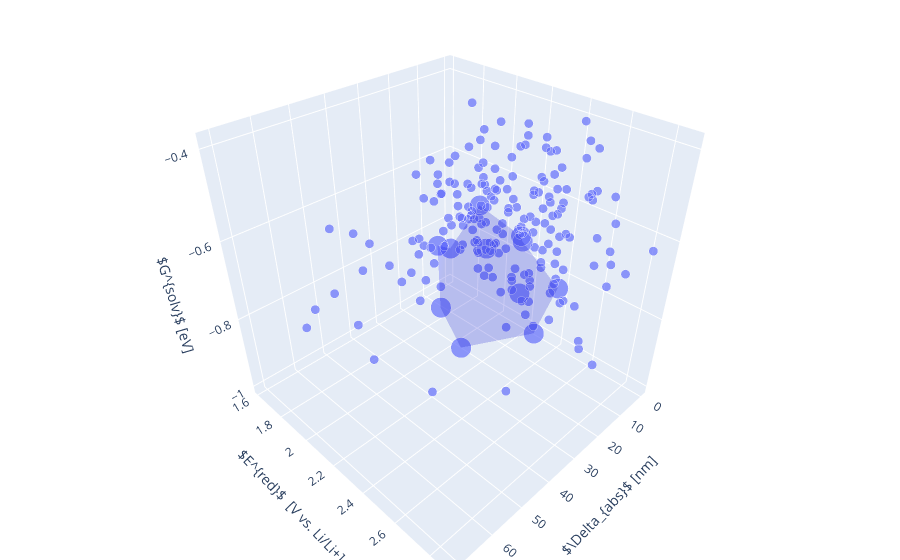

Here is the notebook cell this chart was saved with:
### Code cell
fig = px.scatter_3d(df_ws, x='abs_lam_diff', y='ered', z='gsol', size='size')

pareto_points = df_ws[df_ws['type']=='front']

fig.add_trace(go.Mesh3d(x=pareto_points['abs_lam_diff'].values,
                   y=pareto_points['ered'].values,
                   z=pareto_points['gsol'].values,
                   opacity=0.2,
                   color='blue'
                  ))

fig.update_layout(margin=dict(l=0, r=0, b=0, t=0))

fig.update_scenes(xaxis_title_text=r'$\Delta_{abs}$ [nm]',  
                  yaxis_title_text=r'$E^{red}$  [V vs. Li/Li+]',  
                  zaxis_title_text=r'$G^{solv}$ [eV]',
                  )

# axes[0].set_ylabel(r'$\Delta_{`abs}$ [nm]', fontsize=12)
# axes[1].set_ylabel(r'$E^{red}$  [V vs. Li/Li+]', fontsize=12)
# axes[2].set_ylabel(r'$G^{solv}$ [eV]', fontsize=12)

#fig.write_image("chimera_redoxmers_run.png")
fig.show()

### Figure 1 — Plotly figure (JSON) as saved in the notebook; plotly's stock layout.template omitted (floating-point values rounded to 4 significant figures; data arrays with more than 128 entries replaced by an {"elided": "..."} marker saying what was removed)
{"data": [{"hovertemplate": "abs_lam_diff=%{x}<br>ered=%{y}<br>gsol=%{z}<br>size=%{marker.size}<extra></extra>", "legendgroup": "", "marker": {"color": "#636efa", "size": {"elided": "200 int values"}, "sizemode": "area", "sizeref": 0.025, "symbol": "circle"}, "mode": "markers", "name": "", "scene": "scene", "showlegend": false, "type": "scatter3d", "x": {"elided": "200 float values"}, "y": {"elided": "200 float values"}, "z": {"elided": "200 float values"}}, {"color": "blue", "opacity": 0.2, "type": "mesh3d", "x": [3.09, 0.3, 5.28, 20.71, 21.88, 0.5, 0.02, 1.82, 8.65, 0.03, 5.54], "y": [1.671, 1.836, 2.203, 1.912, 2.08, 2.374, 2.128, 1.916, 2.357, 2.115, 1.616], "z": [-0.869, -0.714, -0.8747, -0.924, -1.001, -0.8377, -0.7595, -0.8199, -0.9422, -0.7465, -0.863]}], "layout": {"legend": {"itemsizing": "constant", "tracegroupgap": 0}, "margin": {"b": 0, "l": 0, "r": 0, "t": 0}, "scene": {"domain": {"x": [0, 1], "y": [0, 1]}, "xaxis": {"title": {"text": "$\\Delta_{abs}$ [nm]"}}, "yaxis": {"title": {"text": "$E^{red}$  [V vs. Li/Li+]"}}, "zaxis": {"title": {"text": "$G^{solv}$ [eV]"}}}}}
